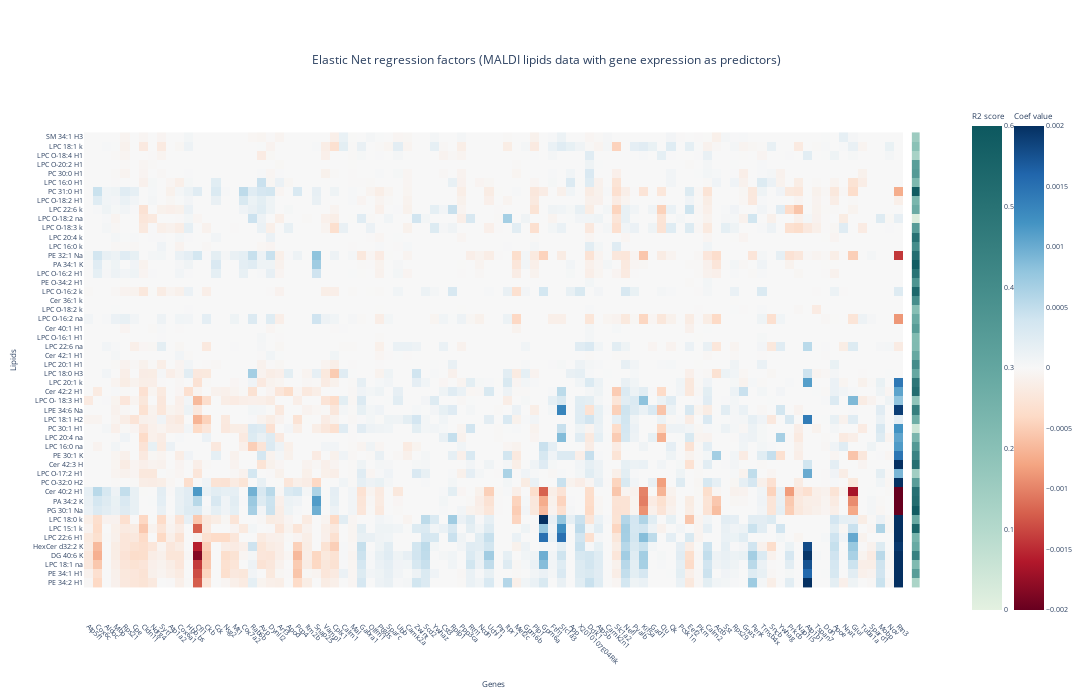

Source (notebook cell):
### Code cell
fig = make_subplots(rows=1, cols=2, shared_yaxes=True,horizontal_spacing=0.)


g1 = go.Heatmap(z = corr_array_clustered, colorscale='RdBu', x=l_genes, y = l_name_lipids, zmin = -0.002, zmax = 0.002, colorbar=dict(title="Coef value", x=1.1 ))
g2 = go.Heatmap(z = np.array([l_score]).T, colorscale='mint', y = l_name_lipids, zmin = 0., zmax = 0.6, colorbar=dict(title="R2 score", x=1.05 ))


fig.append_trace(g1, row=1, col=1)
fig.append_trace(g2, row=1, col=2)



# edit axis labels
fig['layout']['xaxis']['title']="Genes"
fig['layout']['yaxis']['title']='Lipids'
#fig['layout']['xaxis2']['title']='R2 score'
fig['layout']['xaxis2']['side']='top'

fig.update_xaxes(showticklabels=False, row=1, col=2)
fig.update_yaxes(showticklabels=False, row=1, col=2)

fig['layout']['yaxis2']['scaleanchor']='x2'
fig['layout']['yaxis']['scaleanchor']='x'

fig['layout']['xaxis']['domain'] = [0, 0.98]
fig['layout']['xaxis2']['domain'] = [0.99, 1]
#fig.update_traces(showscale=False)
fig.update_xaxes(tickangle=45)
#fig.update_layout(coloraxis_colorbar_x=-0.15)

    


fig.update_layout(
    width=int(1520),
    height=int(700),
    font_size=7,
    title_font_size=12,
    title={
        'text' : 'Elastic Net regression factors (MALDI lipids data with gene expression as predictors)',
        'y':0.92,
        'x':0.5,
        'xanchor': 'center',
        'yanchor': 'top'}
)
fig.update_layout(plot_bgcolor='rgba(0,0,0,0)')


fig.show()
fig.write_image("notebooks/scRNAseq/output/heatmap.pdf")

### Figure 1 — Plotly figure (JSON) as saved in the notebook; plotly's stock layout.template omitted (floating-point values rounded to 4 significant figures; data arrays with more than 128 entries replaced by an {"elided": "..."} marker saying what was removed)
{"data": [{"colorbar": {"title": {"text": "Coef value"}, "x": 1.1}, "colorscale": [[0, "rgb(103,0,31)"], [0.1, "rgb(178,24,43)"], [0.2, "rgb(214,96,77)"], [0.3, "rgb(244,165,130)"], [0.4, "rgb(253,219,199)"], [0.5, "rgb(247,247,247)"], [0.6, "rgb(209,229,240)"], [0.7, "rgb(146,197,222)"], [0.8, "rgb(67,147,195)"], [0.9, "rgb(33,102,172)"], [1, "rgb(5,48,97)"]], "type": "heatmap", "x": ["Atp5f1", "Cox6c", "Aldoc", "Mbp", "Rps21", "Cpe", "Cldn11", "Ndrg4", "Syt1", "Atp1a2", "Cox6a1", "Hbb.bs", "Cfl1", "Ckb", "Cck", "Nsg2", "Mt1", "Cox7a2", "Rab6b", "Avp", "Dynll2", "Arf3", "Apod", "Pcp4", "Itm2b", "Snap25", "Vamp1", "Cplx1", "Calm1", "Mal", "Gabra1", "Olfm1", "Ptgds", "Sparc", "Ubb", "Camk2a", "Zwint", "Scd2", "Ywhaz", "Cst3", "Rplp1", "Ppp3ca", "Rtn1", "Ncdn", "Uchl1", "Ptn", "Itpr1", "Mef2c", "Gpm6b", "Plp1", "Gpm6a", "Fth1", "Slc1a3", "App", "X2010107E04Rik", "Dclk1", "Atp5b", "Camk2n1", "Slc1a2", "Nefl", "Pvalb", "Kif5a", "Gad1", "Clu", "Qk", "Pcsk1n", "Eef2", "Pkm", "Calm2", "Actb", "Sst", "Rps29", "Gnas", "Penk", "Tmsb4x", "Sncb", "Ywhag", "Prkcb", "Nap1l5", "Atp1b1", "Tspan7", "Ddn", "Apoe", "Nnat", "Glul", "Tuba1a", "Sparcl1", "Mobp", "Nov", "Rtn3"], "xaxis": "x", "y": ["PE 34:2 H1", "PE 34:1 H1", "LPC 18:1 na", "DG 40:6 K", "HexCer d32:2 K", "LPC 22:6 H1", "LPC 15:1 k", "LPC 18:0 k", "PG 30:1 Na", "PA 34:2 K", "Cer 40:2 H1", "PC O-32:0 H2", "LPC O-17:2 H1", "Cer 42:3 H", "PE 30:1 K", "LPC 16:0 na", "LPC 20:4 na", "PC 30:1 H1", "LPC 18:1 H2", "LPE 34:6 Na", "LPC O- 18:3 H1", "Cer 42:2 H1", "LPC 20:1 k", "LPC 18:0 H3", "LPC 20:1 H1", "Cer 42:1 H1", "LPC 22:6 na", "LPC O-16:1 H1", "Cer 40:1 H1", "LPC O-16:2 na", "LPC O-18:2 k", "Cer 36:1 k", "LPC O-16:2 k", "PE O-34:2 H1", "LPC O-16:2 H1", "PA 34:1 K", "PE 32:1 Na", "LPC 16:0 k", "LPC 20:4 k", "LPC O-18:3 k", "LPC O-18:2 na", "LPC 22:6 k", "LPC O-18:2 H1", "PC 31:0 H1", "LPC 16:0 H1", "PC 30:0 H1", "LPC O-20:2 H1", "LPC O-18:4 H1", "LPC 18:1 k", "SM 34:1 H3"], "yaxis": "y", "z": {"elided": "50x90 float values"}, "zmax": 0.002, "zmin": -0.002}, {"colorbar": {"title": {"text": "R2 score"}, "x": 1.05}, "colorscale": [[0, "rgb(228, 241, 225)"], [0.1667, "rgb(180, 217, 204)"], [0.3333, "rgb(137, 192, 182)"], [0.5, "rgb(99, 166, 160)"], [0.6667, "rgb(68, 140, 138)"], [0.8333, "rgb(40, 114, 116)"], [1, "rgb(13, 88, 95)"]], "type": "heatmap", "xaxis": "x2", "y": ["PE 34:2 H1", "PE 34:1 H1", "LPC 18:1 na", "DG 40:6 K", "HexCer d32:2 K", "LPC 22:6 H1", "LPC 15:1 k", "LPC 18:0 k", "PG 30:1 Na", "PA 34:2 K", "Cer 40:2 H1", "PC O-32:0 H2", "LPC O-17:2 H1", "Cer 42:3 H", "PE 30:1 K", "LPC 16:0 na", "LPC 20:4 na", "PC 30:1 H1", "LPC 18:1 H2", "LPE 34:6 Na", "LPC O- 18:3 H1", "Cer 42:2 H1", "LPC 20:1 k", "LPC 18:0 H3", "LPC 20:1 H1", "Cer 42:1 H1", "LPC 22:6 na", "LPC O-16:1 H1", "Cer 40:1 H1", "LPC O-16:2 na", "LPC O-18:2 k", "Cer 36:1 k", "LPC O-16:2 k", "PE O-34:2 H1", "LPC O-16:2 H1", "PA 34:1 K", "PE 32:1 Na", "LPC 16:0 k", "LPC 20:4 k", "LPC O-18:3 k", "LPC O-18:2 na", "LPC 22:6 k", "LPC O-18:2 H1", "PC 31:0 H1", "LPC 16:0 H1", "PC 30:0 H1", "LPC O-20:2 H1", "LPC O-18:4 H1", "LPC 18:1 k", "SM 34:1 H3"], "yaxis": "y2", "z": [[0.1207], [0.3365], [0.2243], [0.443], [0.2862], [0.2468], [0.5502], [0.2875], [0.5872], [0.5232], [0.5061], [0.3332], [0.1429], [0.509], [0.4338], [0.3483], [0.2408], [0.04711], [0.2706], [0.4542], [0.1834], [0.5183], [0.4836], [0.2948], [0.3983], [0.2933], [0.2232], [0.2211], [0.3389], [0.2848], [0.2071], [0.3905], [0.5368], [0.368], [0.4955], [0.5826], [0.5154], [0.3955], [0.5034], [0.3383], [0.01668], [0.2801], [0.2388], [0.5896], [0.2321], [0.3448], [0.3322], [0.1269], [0.1978], [0.1544]], "zmax": 0.6, "zmin": 0}], "layout": {"font": {"size": 7}, "height": 700, "plot_bgcolor": "rgba(0,0,0,0)", "title": {"font": {"size": 12}, "text": "Elastic Net regression factors (MALDI lipids data with gene expression as predictors)", "x": 0.5, "xanchor": "center", "y": 0.92, "yanchor": "top"}, "width": 1520, "xaxis": {"anchor": "y", "domain": [0, 0.98], "tickangle": 45, "title": {"text": "Genes"}}, "xaxis2": {"anchor": "y2", "domain": [0.99, 1], "showticklabels": false, "side": "top", "tickangle": 45}, "yaxis": {"anchor": "x", "domain": [0, 1], "scaleanchor": "x", "title": {"text": "Lipids"}}, "yaxis2": {"anchor": "x2", "domain": [0, 1], "matches": "y", "scaleanchor": "x2", "showticklabels": false}}}
